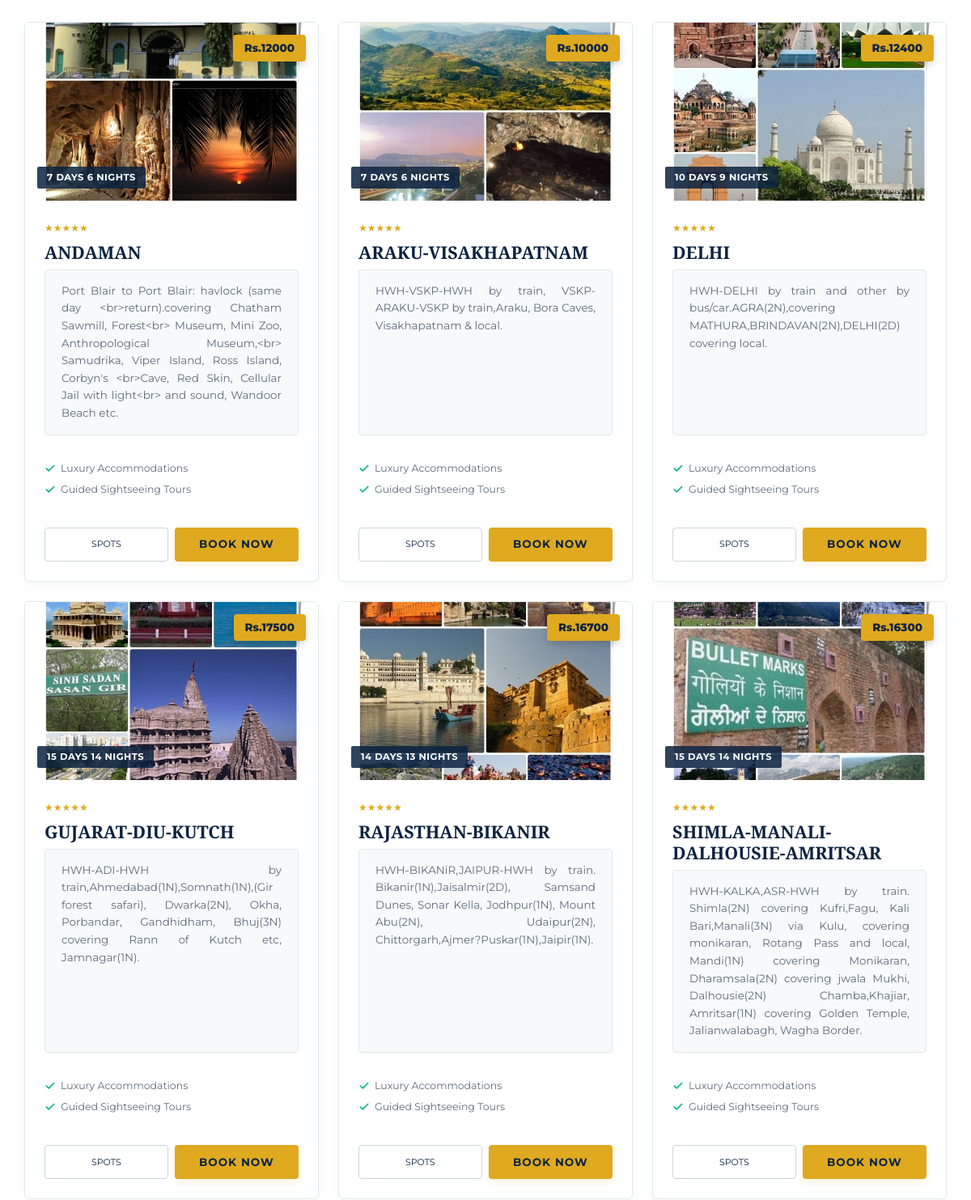
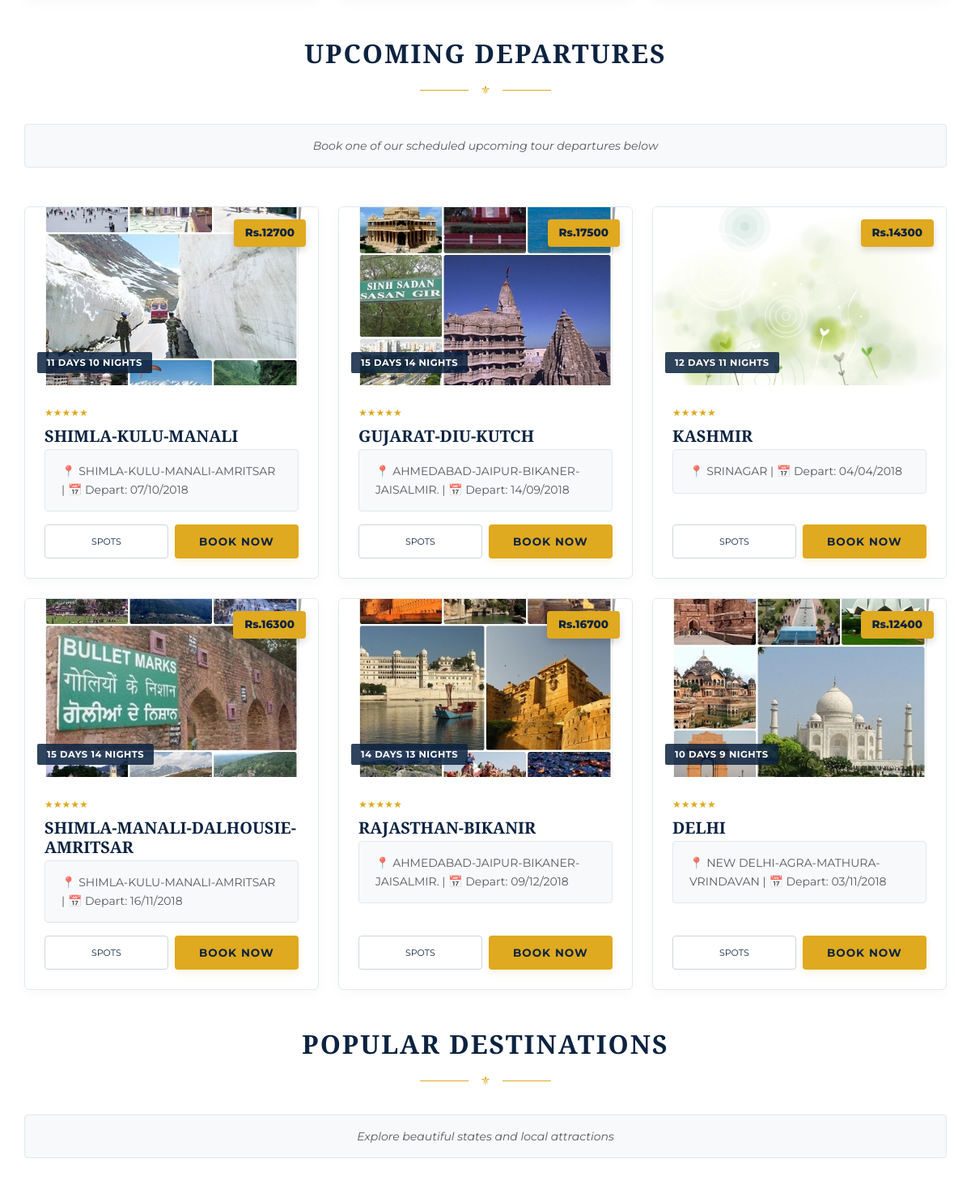
Before: / (middle part) with the older database file (2 pictures, top to bottom).
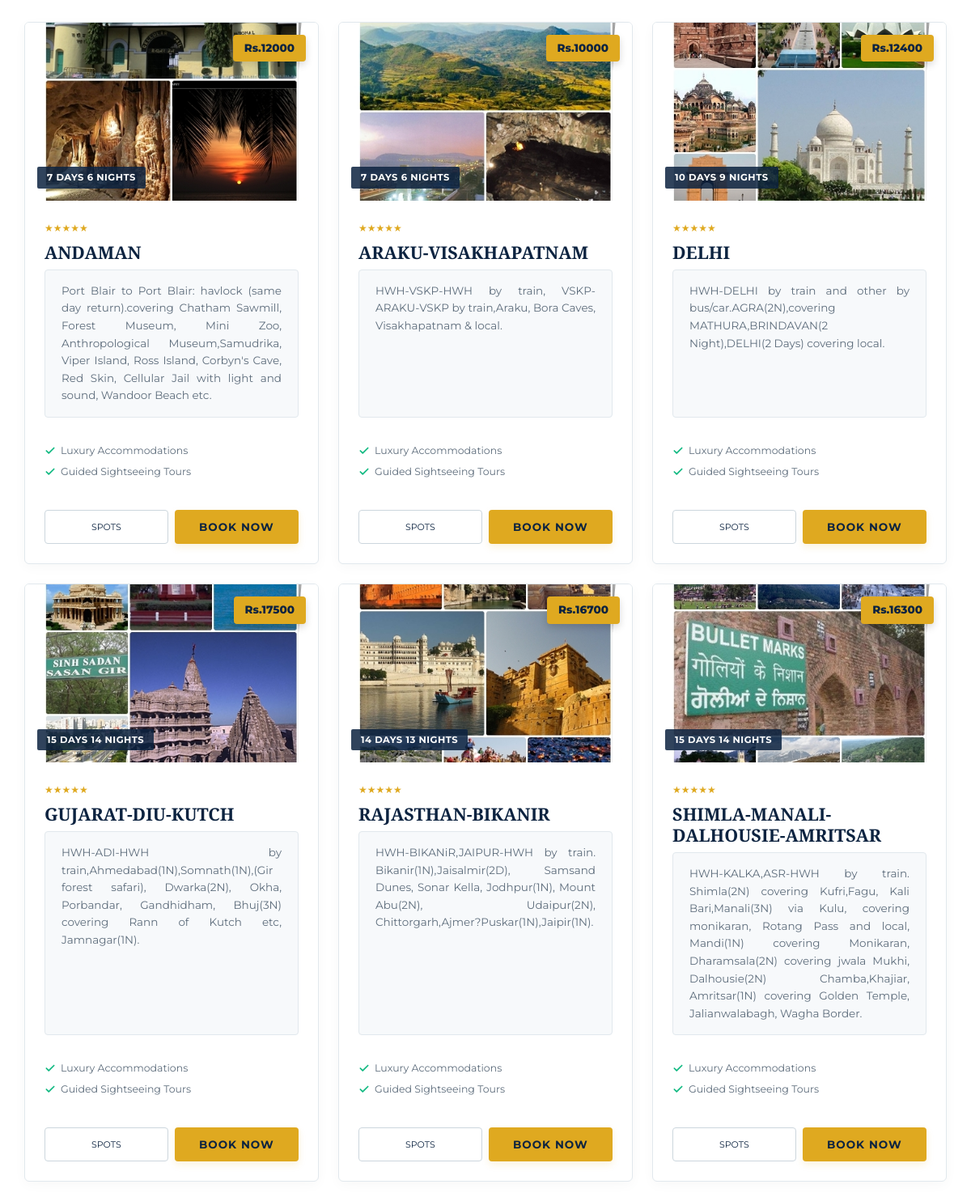
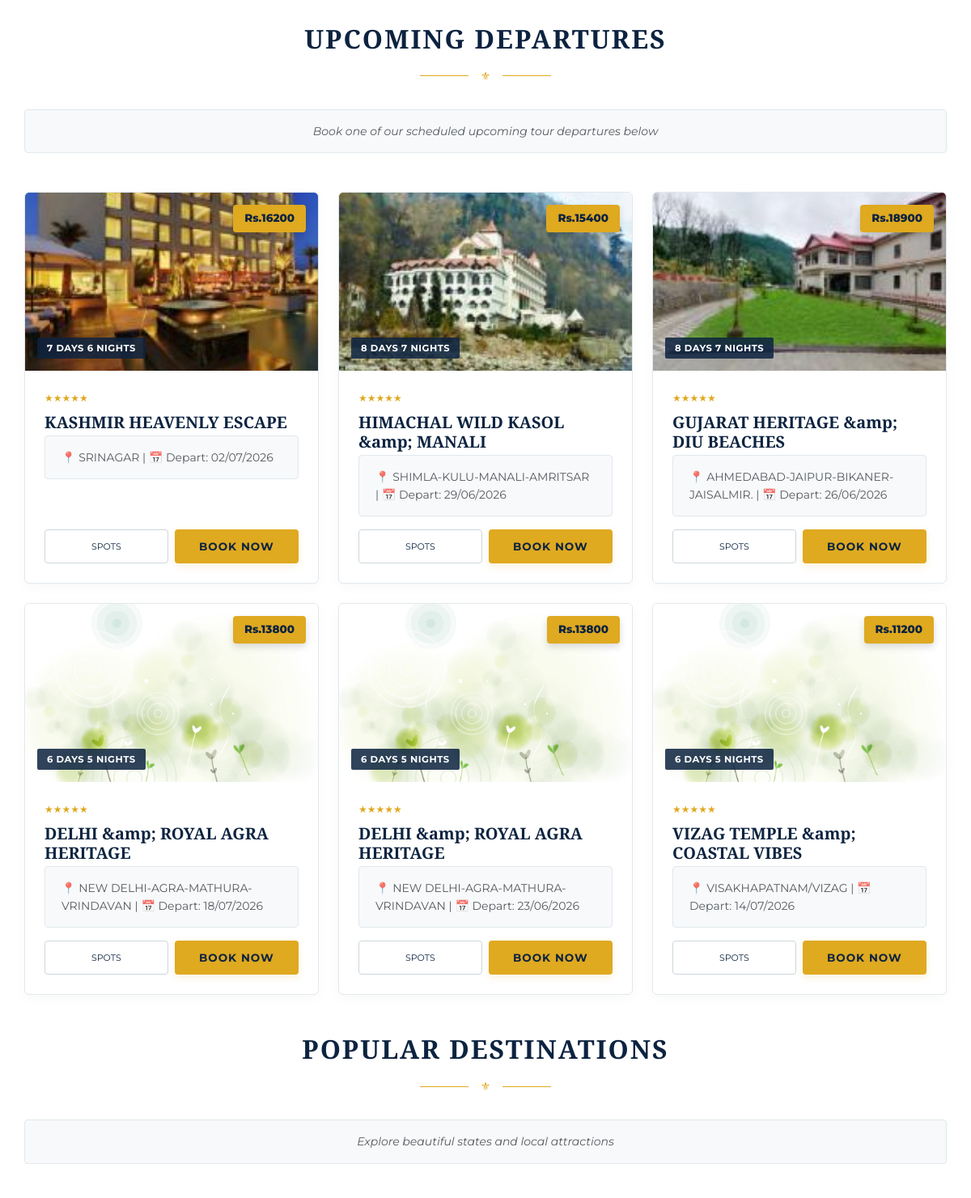
After: the same page with the newer database file (2 pictures, top to bottom).
### tables this page shows
CREATE TABLE `tourpackage_details` (
  `tp_id` int(11) NOT NULL,
  `tp_name` varchar(100) DEFAULT NULL,
  `tp_dtls` varchar(400) DEFAULT NULL,
  `tp_cost` varchar(10) DEFAULT NULL,
  `tp_dur` varchar(30) DEFAULT NULL,
  `st_id` int(11) DEFAULT NULL,
  `p_id` int(11) NOT NULL
);

CREATE TABLE `tourconduction_details` (
  `tc_id` int(11) NOT NULL,
  `strt_date` varchar(12) DEFAULT NULL,
  `tp_id` int(11) NOT NULL,
  `tc_status` int(2) NOT NULL DEFAULT 1
);

CREATE TABLE `place_details` (
  `p_id` int(11) NOT NULL,
  `st_id` int(11) NOT NULL,
  `p_name` varchar(100) DEFAULT NULL,
  `p_details` varchar(1200) DEFAULT NULL
);

### index.php (the view, shortened to what this page needs)
<!DOCTYPE html>
<html lang="en">
<head>
    <link rel="stylesheet" href="https://cdn.jsdelivr.net/npm/bootstrap@5.3.3/dist/css/bootstrap.min.css">
    <link rel="stylesheet" href="css/modern_ui.css">
</head>
<body>
    <div class="container my-5 p-0 bg-transparent border-0 shadow-none">
        <?php
        $conn = mysqli_connect("localhost", "root", "", "travel_hotel_book");
        if (!$conn) {
            echo "<p class='text-center text-danger'>Connection failed</p>";
        } else {
            $query = "SELECT * FROM tourpackage_details LIMIT 0,6";
            $res = mysqli_query($conn, $query);
            if ($res) {
                echo '<div class="row g-4 justify-content-center">';
                while ($row = mysqli_fetch_assoc($res)) {
                    echo '
                    <div class="col-md-6 col-lg-4">
                        <div class="package-card h-100 d-flex flex-column bg-white">
                            <div class="package-img-container">
                                <img src="image/t_pkg/'.htmlspecialchars($row['tp_id']).'.jpg" alt="'.htmlspecialchars($row['tp_name']).'" onerror="this.src=\'image/s1.jpg\'">
                                <div class="package-badge-price">'.htmlspecialchars($row['tp_cost']).'</div>
                                <div class="package-badge-duration">'.htmlspecialchars($row['tp_dur']).'</div>
                            </div>
                            <div class="card-body p-4 d-flex flex-column">
                                <div class="package-rating">
                                    ★★★★★
                                </div>
                                <h4 class="card-title text-primary fw-bold mb-2" style="font-family: var(--font-serif) !important; font-size: 1.35rem;">'.htmlspecialchars($row['tp_name']).'</h4>
                                <p class="card-text text-muted flex-grow-1" style="text-align: justify; font-size: 13px; line-height: 1.6;">'.htmlspecialchars($row['tp_dtls']).'</p>
                                <ul class="package-features">
                                    <li>
                                        <svg xmlns="http://www.w3.org/2000/svg" width="14" height="14" viewBox="0 0 24 24" fill="none" stroke="currentColor" stroke-width="3" stroke-linecap="round" stroke-linejoin="round"><polyline points="20 6 9 17 4 12"/></svg>
                                        Luxury Accommodations
                                    </li>
                                    <li>
                                        <svg xmlns="http://www.w3.org/2000/svg" width="14" height="14" viewBox="0 0 24 24" fill="none" stroke="currentColor" stroke-width="3" stroke-linecap="round" stroke-linejoin="round"><polyline points="20 6 9 17 4 12"/></svg>
                                        Guided Sightseeing Tours
                                    </li>
                                </ul>
                                <div class="d-flex gap-2 mt-3">
                                    <a href="php/touristspots_details.php?val='.htmlspecialchars($row['p_id']).'" class="btn btn-outline-secondary w-50 py-2 font-bold" style="font-size: 11px; text-transform: uppercase; border-color: #ccd6dd; color: var(--color-navy); text-decoration: none; border-radius: 4px; display: inline-flex; align-items: center; justify-content: center;">Spots</a>
                                    <a href="php/tourdate_details.php?tp_id='.htmlspecialchars($row['tp_id']).'" class="btn btn-luxury w-50 py-2">Book Now</a>
                                </div>
                            </div>
                        </div>
                    </div>';
                }
                echo '</div>';
            }
        }
        ?>
    </div>
    <div class="container my-5 p-0 bg-transparent border-0 shadow-none">
        <div class="text-center mb-5">
            <h2 class="text-uppercase fw-bold mb-2" style="font-family: var(--font-serif) !important; color: var(--color-navy) !important; letter-spacing: 2px;">Upcoming Departures</h2>
            <div class="deco-divider justify-content-center">
                <span class="deco-divider-icon">⚜</span>
            </div>
            <p class="text-muted font-serif mb-0" style="font-style: italic;">Book one of our scheduled upcoming tour departures below</p>
        </div>
        <?php
        $conn = mysqli_connect("localhost", "root", "", "travel_hotel_book");
        if ($conn) {
            $query_cond = "SELECT c.tc_id, c.strt_date, p.tp_name, p.tp_dur, p.tp_cost, p.tp_id, pl.p_name, p.p_id
                           FROM `tourconduction_details` c
                           JOIN tourpackage_details p ON c.tp_id = p.tp_id
                           LEFT JOIN place_details pl ON p.p_id = pl.p_id
                           WHERE c.tc_status = 1
                           ORDER BY c.tc_id DESC LIMIT 6";
            $res_cond = mysqli_query($conn, $query_cond);
            if ($res_cond && mysqli_num_rows($res_cond) > 0) {
                echo '<div class="row g-4 justify-content-center">';
                while ($row = mysqli_fetch_assoc($res_cond)) {
                    $tc_id = htmlspecialchars($row['tc_id']);
                    $start_date = htmlspecialchars($row['strt_date']);
                    $tp_name = htmlspecialchars($row['tp_name']);
                    $duration = htmlspecialchars($row['tp_dur']);
                    $price = htmlspecialchars($row['tp_cost']);
                    $tp_id = htmlspecialchars($row['tp_id']);
                    $place_name = !empty($row['p_name']) ? htmlspecialchars($row['p_name']) : "Explore India";
                    echo '
                    <div class="col-md-6 col-lg-4">
                        <div class="package-card h-100 d-flex flex-column bg-white">
                            <div class="package-img-container">
                                <img src="image/t_pkg/'.htmlspecialchars($tp_id).'.jpg" alt="'.htmlspecialchars($tp_name).'" onerror="this.src=\'image/s1.jpg\'">
                                <div class="package-badge-price">'.htmlspecialchars($price).'</div>
                                <div class="package-badge-duration">'.htmlspecialchars($duration).'</div>
                            </div>
                            <div class="card-body p-4 d-flex flex-column">
                                <div class="package-rating">★★★★★</div>
                                <h4 class="card-title text-primary fw-bold mb-1" style="font-family: var(--font-serif) !important; font-size: 1.25rem;">'.htmlspecialchars($tp_name).'</h4>
                                <p class="text-muted mb-3" style="font-size: 11px;">📍 '.htmlspecialchars($place_name).' | 📅 Depart: '.htmlspecialchars($start_date).'</p>
                                <div class="d-flex gap-2 mt-auto">
                                    <a href="php/touristspots_details.php?val='.htmlspecialchars($row['p_id']).'" class="btn btn-outline-secondary w-50 py-2 font-bold" style="font-size: 11px; text-transform: uppercase; border-color: #ccd6dd; color: var(--color-navy); text-decoration: none; border-radius: 4px; display: inline-flex; align-items: center; justify-content: center;">Spots</a>
                                    <a href="php/bookings_details.php?tc_id='.htmlspecialchars($tc_id).'&pname='.urlencode($tp_name).'&price='.urlencode($price).'" class="btn btn-luxury w-50 py-2">Book Now</a>
                                </div>
                            </div>
                        </div>
                    </div>';
                }
                echo '</div>';
            } else {
                echo '<p class="text-center text-muted">No upcoming scheduled departures found at the moment.</p>';
            }
        }
        ?>
    </div>
    <div class="container my-5 p-0 bg-transparent border-0 shadow-none">
        <div class="text-center mb-5">
            <h2 class="text-uppercase fw-bold mb-2" style="font-family: var(--font-serif) !important; color: var(--color-navy) !important; letter-spacing: 2px;">Popular Destinations</h2>
            <div class="deco-divider justify-content-center">
                <span class="deco-divider-icon">⚜</span>
            </div>
            <p class="text-muted font-serif mb-0" style="font-style: italic;">Explore beautiful states and local attractions</p>
        </div>
        <?php
        $conn = mysqli_connect("localhost", "root", "", "travel_hotel_book");
        if ($conn) {
            $query = "SELECT * FROM state_details LIMIT 0,3";
            $res = mysqli_query($conn, $query);
            if ($res) {
                echo '<div class="row g-4 justify-content-center">';
                echo '</div>';
            }
        }
        ?>
    </div>
</body>
</html>

### css/modern_ui.css (style rules this page uses)
:root { --color-navy: #0c2340; --color-gold: #dfa920; --color-cyan: #00bef0; --color-bg-light: #ffffff; --color-bg-gray: #f7f9fb; --color-text-dark: #2c3e50; --color-text-muted: #5e6d7c; --font-serif: "Playfair Display", serif; --font-sans: "Montserrat", sans-serif; }
* { box-sizing: border-box; }
body { margin: 0; padding: 0; min-height: 100vh; background-color: var(--color-bg-light) !important; color: var(--color-text-dark) !important; font-family: var(--font-sans) !important; overflow-x: hidden; line-height: 1.6; padding-top: 150px !important; }
body::before { display: none !important; }
h1, h2, h3, h4, h5, h6, .banner h1, header h2, .right .title h3, .title h3 { font-family: var(--font-serif) !important; color: var(--color-navy) !important; font-weight: 700 !important; text-shadow: none !important; }
.deco-divider { display: flex !important; align-items: center !important; justify-content: center !important; gap: 15px !important; margin: 15px auto 30px !important; width: 100% !important; }
.deco-divider::before, .deco-divider::after { content: "" !important; height: 1px !important; width: 60px !important; background-color: var(--color-gold) !important; }
.deco-divider-icon { font-size: 14px !important; color: var(--color-gold) !important; display: inline-block !important; }
.btn-luxury { background-color: var(--color-gold) !important; color: var(--color-navy) !important; font-weight: 700 !important; font-size: 13.5px !important; text-transform: uppercase !important; letter-spacing: 1px !important; border: none !important; border-radius: 4px !important; padding: 10px 24px !important; transition: all 0.3s ease !important; display: inline-flex !important; align-items: center !important; justify-content: center !important; cursor: pointer !important; box-shadow: 0 4px 10px rgba(223, 169, 32, 0.15) !important; height: 42px !important; }
.package-card { background-color: #ffffff !important; border: 1px solid #e1e8ed !important; border-radius: 6px !important; overflow: hidden !important; box-shadow: 0 4px 15px rgba(0, 0, 0, 0.03) !important; transition: all 0.3s ease !important; position: relative !important; }
.package-img-container { position: relative !important; overflow: hidden !important; height: 220px !important; }
.package-img-container img { width: 100% !important; height: 100% !important; object-fit: cover !important; transition: transform 0.5s ease !important; }
.package-badge-price { position: absolute !important; top: 15px !important; right: 15px !important; background-color: var(--color-gold) !important; color: var(--color-navy) !important; font-weight: 800 !important; font-size: 13.5px !important; padding: 6px 14px !important; border-radius: 4px !important; box-shadow: 0 4px 10px rgba(0, 0, 0, 0.15) !important; z-index: 10 !important; font-family: var(--font-sans) !important; }
.package-badge-duration { position: absolute !important; bottom: 15px !important; left: 15px !important; background-color: rgba(12, 35, 64, 0.85) !important; color: #ffffff !important; font-weight: 700 !important; font-size: 11.5px !important; padding: 4px 12px !important; border-radius: 2px !important; text-transform: uppercase !important; letter-spacing: 0.5px !important; z-index: 10 !important; }
.package-rating { color: var(--color-gold) !important; font-size: 12px !important; margin-bottom: 8px !important; }
.package-features { list-style: none !important; padding-left: 0 !important; margin: 15px 0 !important; }
.package-features li { font-size: 12.5px !important; color: var(--color-text-muted) !important; margin-bottom: 6px !important; display: flex !important; align-items: center !important; gap: 6px !important; }
.package-features li svg { color: #10b981 !important; }
p { background-color: var(--color-bg-gray) !important; border: 1px solid #e1e8ed !important; border-radius: 4px !important; padding: 15px 20px !important; color: var(--color-text-dark) !important; font-size: 14px !important; line-height: 1.6 !important; }
.card-title { color: var(--color-navy) !important; font-family: var(--font-serif) !important; font-weight: 700 !important; }
.card-text { color: var(--color-text-muted) !important; font-size: 13.5px !important; }
.text-primary { color: var(--color-navy) !important; }

### index.php (style rules this page uses)
body { background-color: var(--color-bg-light) !important; padding-top: 150px !important; }

Changed rows visible on the page:
removed tourconduction_details: shows a picture, tp.tp_cost "Rs.12700", tp.tp_dur "11 DAYS 10 NIGHTS", tp.tp_name "SHIMLA-KULU-MANALI", place_details.p_name "SHIMLA-KULU-MANALI-AMRITSAR", strt_date "07/10/2018"
removed tourconduction_details: shows a picture, tp.tp_cost "Rs.17500", tp.tp_dur "15 DAYS 14 NIGHTS", tp.tp_name "GUJARAT-DIU-KUTCH", place_details.p_name "AHMEDABAD-JAIPUR-BIKANER-JAISALMIR.", strt_date "14/09/2018"
removed tourconduction_details: tp.tp_cost "Rs.14300", tp.tp_dur "12 DAYS 11 NIGHTS", tp.tp_name "KASHMIR", place_details.p_name "SRINAGAR", strt_date "04/04/2018"
removed tourconduction_details: shows a picture, tp.tp_cost "Rs.16300", tp.tp_dur "15 DAYS 14 NIGHTS", tp.tp_name "SHIMLA-MANALI-DALHOUSIE-AMRITSAR", place_details.p_name "SHIMLA-KULU-MANALI-AMRITSAR", strt_date "16/11/2018"
removed tourconduction_details: shows a picture, tp.tp_cost "Rs.16700", tp.tp_dur "14 DAYS 13 NIGHTS", tp.tp_name "RAJASTHAN-BIKANIR", place_details.p_name "AHMEDABAD-JAIPUR-BIKANER-JAISALMIR.", strt_date "09/12/2018"
removed tourconduction_details: shows a picture, tp.tp_cost "Rs.12400", tp.tp_dur "10 DAYS 9 NIGHTS", tp.tp_name "DELHI", place_details.p_name "NEW DELHI-AGRA-MATHURA-VRINDAVAN", strt_date "03/11/2018"
changed tourpackage_details "ANDAMAN": tp_dtls "…Blair: havlock (same day <br>return).covering Chatham Sawmill, Forest<br> Museum, Mini Zoo, Anthropological Museum,<br> Samudrika, Viper Island, Ross Island, Corbyn's <br>Cave, Red Skin, Cellular Jail with light<br> and sound, Wandoor Beach…" → "…Blair: havlock (same day return).covering Chatham Sawmill, Forest Museum, Mini Zoo, Anthropological Museum,Samudrika, Viper Island, Ross Island, Corbyn's Cave, Red Skin, Cellular Jail with light and sound, Wandoor Beach…"
changed tourpackage_details "DELHI": tp_dtls "HWH-DELHI by train and other by bus/car.AGRA(2N),covering MATHURA,BRINDAVAN(2N),DELHI(2D) covering local." → "HWH-DELHI by train and other by bus/car.AGRA(2N),covering MATHURA,BRINDAVAN(2 Night),DELHI(2 Days) covering local."
added tourconduction_details: shows a picture, tp.tp_cost "Rs.16200", tp.tp_dur "7 DAYS 6 NIGHTS", tp.tp_name "KASHMIR HEAVENLY ESCAPE", place_details.p_name "SRINAGAR", strt_date "02/07/2026"
added tourconduction_details: shows a picture, tp.tp_cost "Rs.15400", tp.tp_dur "8 DAYS 7 NIGHTS", tp.tp_name "HIMACHAL WILD KASOL &amp; MANALI", place_details.p_name "SHIMLA-KULU-MANALI-AMRITSAR", strt_date "29/06/2026"
added tourconduction_details: shows a picture, tp.tp_cost "Rs.18900", tp.tp_dur "8 DAYS 7 NIGHTS", tp.tp_name "GUJARAT HERITAGE &amp; DIU BEACHES", place_details.p_name "AHMEDABAD-JAIPUR-BIKANER-JAISALMIR.", strt_date "26/06/2026"
added tourconduction_details: tp.tp_cost "Rs.13800", tp.tp_dur "6 DAYS 5 NIGHTS", tp.tp_name "DELHI &amp; ROYAL AGRA HERITAGE", place_details.p_name "NEW DELHI-AGRA-MATHURA-VRINDAVAN", strt_date "18/07/2026"
added tourconduction_details: tp.tp_cost "Rs.13800", tp.tp_dur "6 DAYS 5 NIGHTS", tp.tp_name "DELHI &amp; ROYAL AGRA HERITAGE", place_details.p_name "NEW DELHI-AGRA-MATHURA-VRINDAVAN", strt_date "23/06/2026"
added tourconduction_details: tp.tp_cost "Rs.11200", tp.tp_dur "6 DAYS 5 NIGHTS", tp.tp_name "VIZAG TEMPLE &amp; COASTAL VIBES", place_details.p_name "VISAKHAPATNAM/VIZAG", strt_date "14/07/2026"
